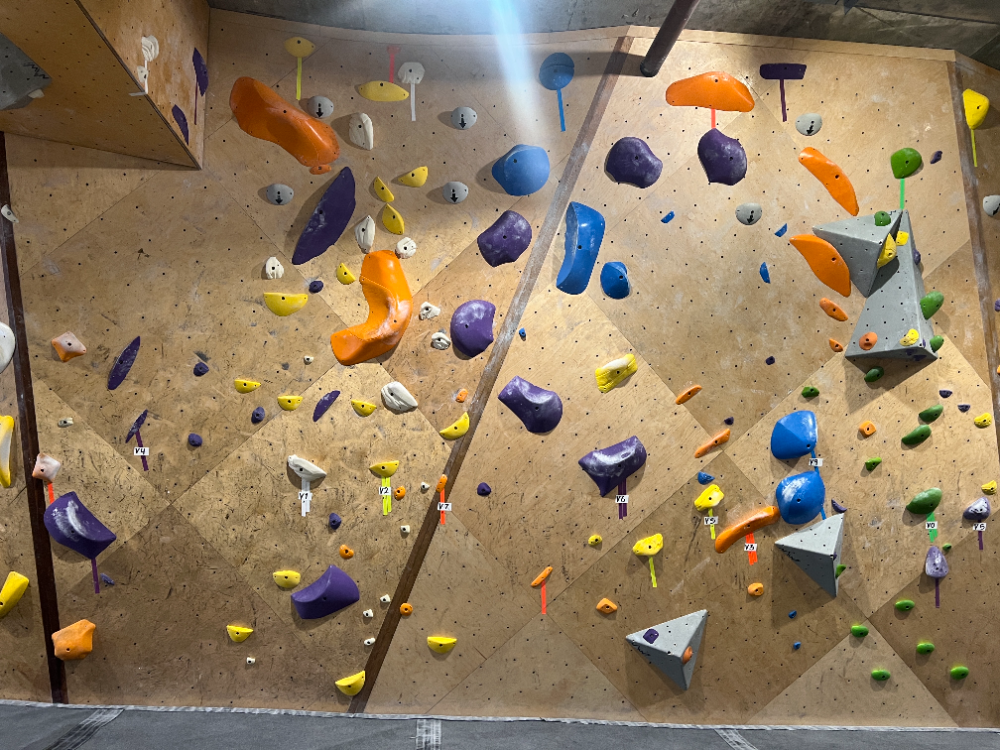
#> input picture computer_vision/climbing_wall.jpg, 1000 x 750 px
$ python -i claude-cv.py   (imports and definitions only)
#> lines starting #> are read from the running program, lines starting #| are printed output that depends on the picture; after the words box and inside, x2 and y2 are one past the last pixel; in counts of white or black regions, pixels touching at a corner belong together
#> further down, picture is the input picture: shape (750, 1000, 3); mean B, G, R 97.5, 124.3, 144.3
import cv2
import numpy as np
import matplotlib.pyplot as plt
import os
from datetime import datetime
import time
from picamera2 import Picamera2
import threading
import queue

class ClimbingHoldDetector:
    def __init__(self):
        """Initialize the climbing hold detector with default parameters"""
        # Default parameters
        self.sensitivity = 25
        self.min_area = 200
        self.max_points_per_hold = 1
        self.output_dir = "results"
        self.num_frames_to_average = 5  # Default number of frames to average
        self.capture_delay = 0.5  # Delay between captures in seconds

        # Color ranges
        self.color_ranges = {}
        self._initialize_color_ranges()

        # Ensure output directory exists
        if not os.path.exists(self.output_dir):
            os.makedirs(self.output_dir)

        # Initialize Pi Camera
        self.picam = None

    def _initialize_color_ranges(self):
        """Initialize color range dictionary with default values"""
        # Base color ranges - will be adjusted by sensitivity later
        self.color_ranges = {
            'red': (np.array([0, 120, 70]), np.array([10, 255, 255])),  # Lower red range
            'red2': (np.array([170, 120, 70]), np.array([180, 255, 255])),  # Upper red range
            'blue': (np.array([100, 100, 50]), np.array([130, 255, 255])),
            'green': (np.array([35, 40, 30]), np.array([90, 255, 255])),
            'yellow': (np.array([20, 100, 100]), np.array([35, 255, 255])),
            'orange': (np.array([10, 100, 100]), np.array([25, 255, 255])),
            'purple': (np.array([125, 40, 40]), np.array([165, 255, 255])),
            'black': (np.array([0, 0, 0]), np.array([180, 70, 40])),
            'white': (np.array([0, 0, 180]), np.array([180, 40, 255]))
        }

    def _adjust_color_ranges(self):
        """Adjust color ranges based on current sensitivity"""
        # Copy base ranges
        adjusted_ranges = {}

        for color, (lower, upper) in self.color_ranges.items():
            if color == 'red':
                # Lower red range
                new_lower = np.array([
                    max(0, lower[0]),
                    max(0, lower[1]),
                    max(0, lower[2])
                ])
                new_upper = np.array([
                    min(180, upper[0] + self.sensitivity//5),
                    min(255, upper[1]),
                    min(255, upper[2])
                ])
                adjusted_ranges[color] = (new_lower, new_upper)
            elif color == 'red2':
                # Upper red range
                new_lower = np.array([
                    max(0, lower[0] - self.sensitivity//5),
                    max(0, lower[1]),
                    max(0, lower[2])
                ])
                new_upper = np.array([
                    min(180, upper[0]),
                    min(255, upper[1]),
                    min(255, upper[2])
                ])
                adjusted_ranges[color] = (new_lower, new_upper)
            elif color == 'black':
                new_lower = np.array([
                    lower[0],
                    lower[1],
                    lower[2]
                ])
                new_upper = np.array([
                    upper[0],
                    min(255, upper[1] + self.sensitivity//2),
                    min(255, upper[2] + self.sensitivity//2)
                ])
                adjusted_ranges[color] = (new_lower, new_upper)
            elif color == 'white':
                new_lower = np.array([
                    lower[0],
                    lower[1],
                    max(0, lower[2] - self.sensitivity*2)
                ])
                new_upper = np.array([
                    upper[0],
                    min(255, upper[1] + self.sensitivity//2),
                    upper[2]
                ])
                adjusted_ranges[color] = (new_lower, new_upper)
            else:
                # Standard adjustment for other colors
                new_lower = np.array([
                    max(0, lower[0] - self.sensitivity//5),
                    max(0, lower[1] - self.sensitivity//3),
                    max(0, lower[2] - self.sensitivity//3)
                ])
                new_upper = np.array([
                    min(180, upper[0] + self.sensitivity//5),
                    min(255, upper[1]),
                    min(255, upper[2])
                ])
                adjusted_ranges[color] = (new_lower, new_upper)

        return adjusted_ranges

    # [76 lines left out: functions initialize_camera, release_camera, capture_and_average, capture_parallel, capture_and_average_threaded, not called in this run]

    def detect_and_classify_holds(self, image, target_color='red'):
        """
        Detect climbing holds of a specified color and classify them

        Args:
            image: Input image (numpy array)
            target_color (str): Color to detect (red, blue, green, yellow, etc.)

        Returns:
            tuple: (holds_info, grid_map, masked_image, result_image, cropped_region)
        """
#> called with target_color = 'red'
        # Apply bilateral filter to reduce noise while preserving edges
        image = cv2.bilateralFilter(image, 9, 75, 75)

        # Convert image to HSV
        hsv = cv2.cvtColor(image, cv2.COLOR_BGR2HSV)
#> hsv: shape (750, 1000, 3); mean H, S, V 30.7, 96.4, 148.7

        # Get adjusted color ranges
        color_ranges = self._adjust_color_ranges()

        # Handle special case for red (which wraps around the hue spectrum)
        if target_color == 'red':
            lower_bound1, upper_bound1 = color_ranges['red']
            lower_bound2, upper_bound2 = color_ranges['red2']

            mask1 = cv2.inRange(hsv, lower_bound1, upper_bound1)
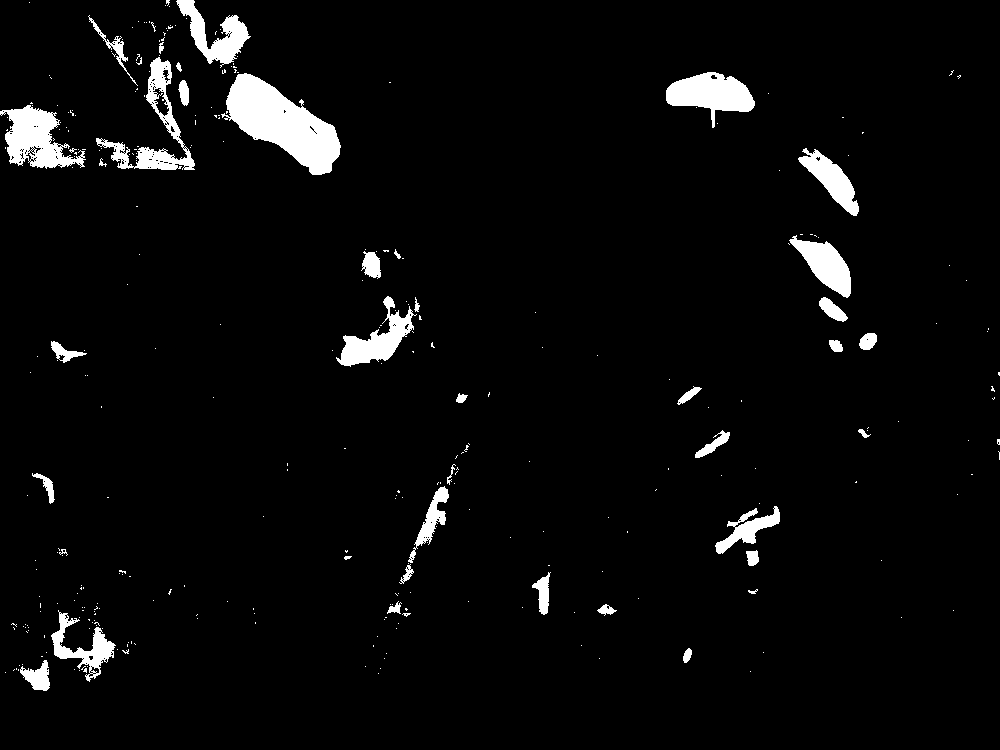
#> mask1: shape (750, 1000); 4% white; 323 white regions (284 under 20 px), largest, box (x1, y1, x2, y2) and area: (221, 73, 341, 175) 5930, (0, 105, 86, 169) 2841, (666, 72, 755, 128) 2625
            mask2 = cv2.inRange(hsv, lower_bound2, upper_bound2)
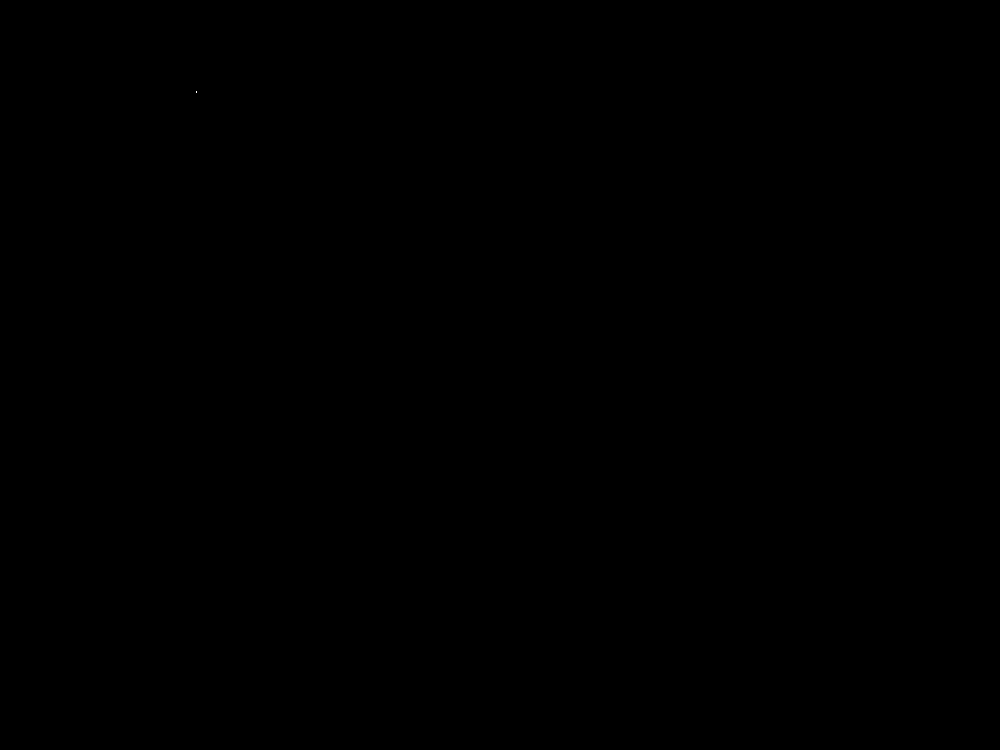
#> mask2: shape (750, 1000); 0% white in thin lines or dots, all inside (x1, y1, x2, y2) = (196, 91, 197, 93)
            mask = cv2.bitwise_or(mask1, mask2)
        elif target_color in color_ranges:
            lower_bound, upper_bound = color_ranges[target_color]
            mask = cv2.inRange(hsv, lower_bound, upper_bound)
        else:
            # Try YCrCb color space for difficult colors
            if target_color in ['white', 'black', 'gray']:
                ycrcb = cv2.cvtColor(image, cv2.COLOR_BGR2YCrCb)

                if target_color == 'white':
                    y_lower = 200 - self.sensitivity
                    mask = cv2.inRange(ycrcb, (y_lower, 0, 0), (255, 255, 255))
                elif target_color == 'black':
                    y_upper = 50 + self.sensitivity//2
                    mask = cv2.inRange(ycrcb, (0, 0, 0), (y_upper, 255, 255))
                else:  # gray
                    y_lower = 70 - self.sensitivity//2
                    y_upper = 180 + self.sensitivity//2
                    mask = cv2.inRange(ycrcb, (y_lower, 120, 120), (y_upper, 140, 140))
            else:
                raise ValueError(f"Unsupported color: {target_color}. Available colors: {list(color_ranges.keys())}")

        # Apply adaptive morphological operations based on image size
        kernel_size = max(3, min(7, image.shape[1] // 300))
        kernel = np.ones((kernel_size, kernel_size), np.uint8)

        # Opening (erosion followed by dilation) to remove small noise
        mask = cv2.morphologyEx(mask, cv2.MORPH_OPEN, kernel)
#> mask: shape (750, 1000); 3.6% white; 66 white regions (19 under 20 px), largest, box (x1, y1, x2, y2) and area: (226, 73, 341, 175) 5871, (666, 72, 755, 127) 2620, (5, 105, 83, 168) 2495

        # Closing (dilation followed by erosion) to close small holes
        mask = cv2.morphologyEx(mask, cv2.MORPH_CLOSE, kernel)
#> mask: shape (750, 1000); 3.7% white; 52 white regions (13 under 20 px)

        # Apply mask to get only the target color
        masked_image = cv2.bitwise_and(image, image, mask=mask)
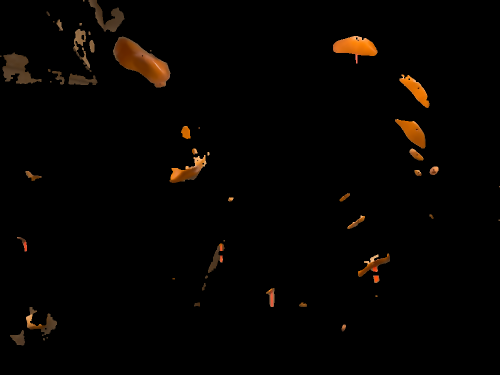
#> masked_image: shape (750, 1000, 3) (shown at 1/2 size); mean of channels 0, 1, 2 1.2, 3.1, 5.3; drawn as B, G, R

        # Find contours of holds
        contours, _ = cv2.findContours(mask, cv2.RETR_EXTERNAL, cv2.CHAIN_APPROX_SIMPLE)
#> contours = 52 contours, 18 with area under 20; largest, box (x1, y1, x2, y2) and area: (226, 73, 341, 175) 5740, (666, 72, 755, 127) 2518, (5, 105, 83, 168) 2402, (339, 310, 413, 366) 1750, (790, 238, 851, 297) 1711

        # Create a copy for visualization
        result_image = image.copy()

        # Filter contours by minimum area
        valid_contours = [cnt for cnt in contours if cv2.contourArea(cnt) >= self.min_area]
#> valid_contours = 20 contours; largest, box (x1, y1, x2, y2) and area: (226, 73, 341, 175) 5740, (666, 72, 755, 127) 2518, (5, 105, 83, 168) 2402, (339, 310, 413, 366) 1750, (790, 238, 851, 297) 1711

        # If no valid contours found
        if not valid_contours:
            print(f"No valid holds detected with current settings.")
            cropped_region = (0, 0, image.shape[1], image.shape[0])  # Full image
            holds_info = []
            grid_map = np.zeros((40, 26), dtype=np.int32)
            return holds_info, grid_map, masked_image, result_image, cropped_region

        # Find bounding region of all detected holds for cropping
        all_points = np.vstack([cnt for cnt in valid_contours])
#> all_points = contour of 1621 points, box (x1, y1, x2, y2) (5, 0, 877, 691), area 242723
        x, y, w, h = cv2.boundingRect(all_points)
#> x = 5; y = 0; w = 872; h = 691

        # Add padding around the holds region (10% padding)
        padding_x = int(w * 0.1)
#> padding_x = 87
        padding_y = int(h * 0.1)
#> padding_y = 69

        # Ensure we don't go out of bounds
        crop_x = max(0, x - padding_x)
#> crop_x = 0
        crop_y = max(0, y - padding_y)
#> crop_y = 0
        crop_w = min(image.shape[1] - crop_x, w + padding_x * 2)
#> crop_w = 1000
        crop_h = min(image.shape[0] - crop_y, h + padding_y * 2)
#> crop_h = 750

        # Define the crop region
        cropped_region = (crop_x, crop_y, crop_w, crop_h)
#> cropped_region = (0, 0, 1000, 750)

        # Create a 26x40 grid map (VERTICAL orientation) for the cropped region
        grid_map = np.zeros((40, 26), dtype=np.int32)

        # Calculate cell dimensions based on the cropped region
        cell_width = crop_w / 26
#> cell_width = 38.46
        cell_height = crop_h / 40
#> cell_height = 18.75

        # Process each contour (potential hold)
        holds_info = []
        for cnt in valid_contours:
            area = cv2.contourArea(cnt)

            # Get bounding rectangle
            x_cnt, y_cnt, w_cnt, h_cnt = cv2.boundingRect(cnt)

            # Calculate relative position within the cropped region
            rel_x = x_cnt - crop_x
            rel_y = y_cnt - crop_y

            # Calculate center point
            center_x, center_y = x_cnt + w_cnt//2, y_cnt + h_cnt//2
            rel_center_x, rel_center_y = center_x - crop_x, center_y - crop_y

            # Map center to grid coordinates (with vertical orientation)
            grid_x = max(0, min(25, int(rel_center_x / cell_width)))
            grid_y = max(0, min(39, int(rel_center_y / cell_height)))

            # Check if hold is within the cropped region
            if 0 <= rel_x < crop_w and 0 <= rel_y < crop_h:
                # Mark just the center point or a limited number of points
                if self.max_points_per_hold == 1:
                    # Mark just the center point on the grid
                    grid_map[grid_y, grid_x] = 1
                else:
                    # Mark limited number of points per hold
                    points_marked = 0
                    for gx in range(max(0, grid_x-1), min(26, grid_x+2)):
                        for gy in range(max(0, grid_y-1), min(40, grid_y+2)):
                            # Only mark if within max_points_per_hold limit and prioritize center
                            if points_marked < self.max_points_per_hold:
                                dist = (gx - grid_x)**2 + (gy - grid_y)**2  # Distance from center
                                if dist == 0 or points_marked < self.max_points_per_hold - 1:
                                    grid_map[gy, gx] = 1
                                    points_marked += 1

                # Classify hold
                hold_type = self.classify_hold(cnt)

                # Store hold information
                holds_info.append({
                    "type": hold_type,
                    "position": (center_x, center_y),
                    "relative_position": (rel_center_x, rel_center_y),
                    "grid_position": (grid_x, grid_y),
                    "dimensions": (w_cnt, h_cnt),
                    "area": area
                })

                # Draw bounding box and label on result image
                cv2.rectangle(result_image, (x_cnt, y_cnt), (x_cnt+w_cnt, y_cnt+h_cnt), (0, 255, 0), 2)
                cv2.putText(result_image, hold_type, (x_cnt, y_cnt - 10),
                            cv2.FONT_HERSHEY_SIMPLEX, 0.5, (255, 255, 255), 2)

                # Draw the grid position on the result image
                cv2.circle(result_image, (center_x, center_y), 3, (0, 255, 255), -1)
                cv2.putText(result_image, f"({grid_x},{grid_y})", (center_x + 5, center_y),
                            cv2.FONT_HERSHEY_SIMPLEX, 0.4, (0, 255, 255), 1)
#> this loop made 20 passes
#> (x_cnt, y_cnt, w_cnt, h_cnt, rel_x, rel_y, center_x) on passes 2, 14, 19: (52, 614, 62, 58, 52, 614, 83), (137, 147, 58, 23, 137, 147, 166), (146, 58, 37, 86, 146, 58, 164)
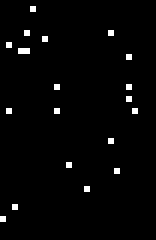
#> grid_map: shape (40, 26) int32 (shown 6 times larger); values 0 (black) and 1 (white), 1.9% white in thin lines or dots, all inside (x1, y1, x2, y2) = (0, 1, 23, 37)
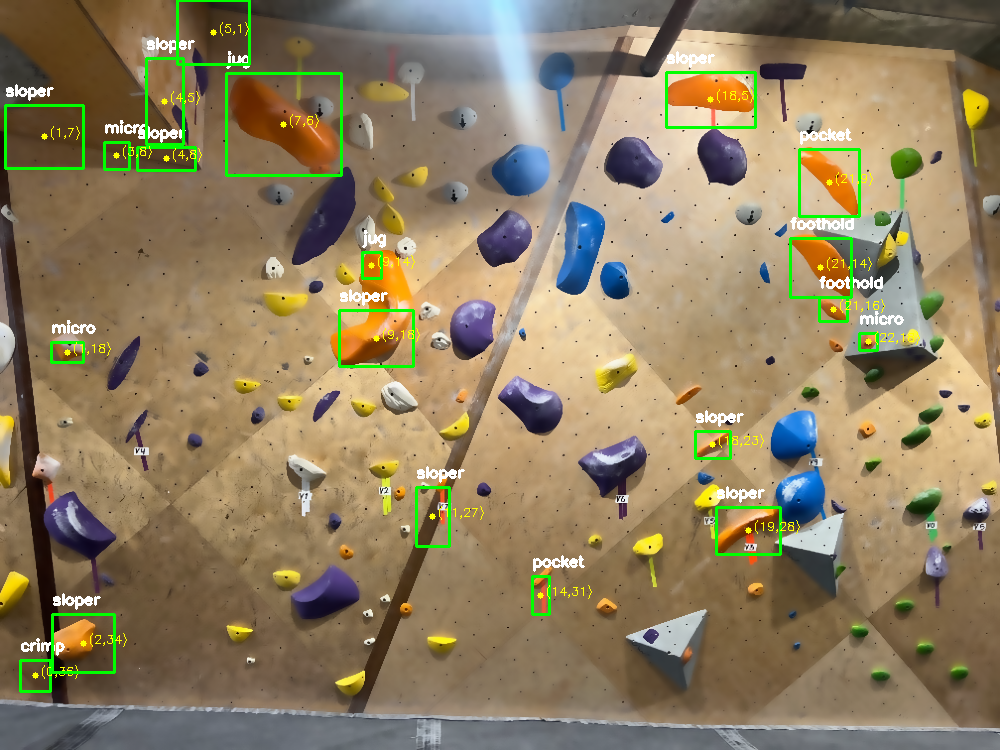
#> result_image: shape (750, 1000, 3); mean of channels 0, 1, 2 97.4, 128, 143.4; drawn as B, G, R
#> after the loop, holds_info = 20 items

        # Draw the cropping rectangle on the result image
        cv2.rectangle(result_image, (crop_x, crop_y), (crop_x+crop_w, crop_y+crop_h), (0, 0, 255), 2)
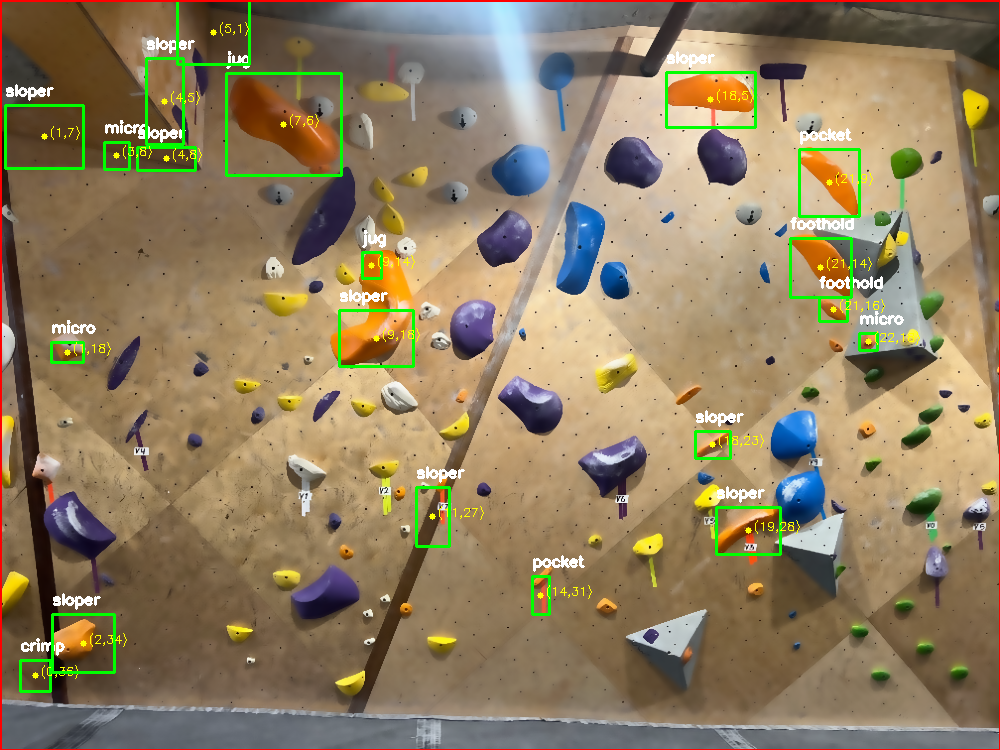
#> result_image: shape (750, 1000, 3); 0.7% of pixels changed, all inside (x1, y1, x2, y2) = (0, 0, 1000, 750); drawn as B, G, R

        return holds_info, grid_map, masked_image, result_image, cropped_region

    def classify_hold(self, cnt):
        """
        Classify hold based on shape features with adjustment for smaller holds

        Args:
            cnt: Contour of the potential hold

        Returns:
            str: Hold type classification
        """
        # Calculate shape features
        area = cv2.contourArea(cnt)
        perimeter = cv2.arcLength(cnt, True)

        # Aspect ratio (width/height)
        x, y, w, h = cv2.boundingRect(cnt)
        aspect_ratio = w / float(h) if h != 0 else 0

        # Circularity (4*pi*area/perimeter^2)
        circularity = (4 * np.pi * area) / (perimeter * perimeter) if perimeter != 0 else 0

        # Convexity (higher = smoother)
        hull = cv2.convexHull(cnt)
        hull_area = cv2.contourArea(hull)
        convexity = area / hull_area if hull_area != 0 else 0

        # Approximate polygon
        epsilon = 0.02 * perimeter
        approx = cv2.approxPolyDP(cnt, epsilon, True)

        # Solidity (ratio of contour area to its convex hull area)
        solidity = float(area) / hull_area if hull_area != 0 else 0

        # Additional feature: Hu Moments for shape recognition
        moments = cv2.moments(cnt)
        hu_moments = cv2.HuMoments(moments) if moments['m00'] != 0 else np.zeros(7)

        # Adjusted area thresholds for smaller holds
        micro_threshold = 500 * 0.5  # area_adjustment_factor = 0.5
        jug_threshold = 5000 * 0.5

        # Extended classification based on multiple features and Hu moments
        if area < micro_threshold:
            return "micro"
        elif area > jug_threshold and convexity > 0.85:
            return "jug"
        elif aspect_ratio > 1.5 and solidity > 0.8:
            return "rail"
        elif circularity > 0.75 and convexity > 0.85:
            return "pinch"
        elif len(approx) > 6 and solidity < 0.85:
            return "sloper"
        elif aspect_ratio < 1.3 and convexity < 0.8:
            return "crimp"
        elif 0.7 < convexity < 0.9 and 0.65 < solidity < 0.9:
            return "pocket"
        # Use Hu moments for additional classification
        elif abs(hu_moments[0][0]) < 0.2 and circularity > 0.6:
            return "jug"
        elif abs(hu_moments[0][0]) > 0.3 and aspect_ratio > 1.2:
            return "rail"
        else:
            return "foothold"

    # [556 lines left out: functions calibrate_color, detect_with_calibrated_colors, save_results, run_interactive, _advanced_color_tuning, _auto_white_balance_adjustment and 2 more, not called in this run]

# [2 lines not run here, left out]

>>> import cv2
>>> picture = cv2.imread('climbing_wall.jpg')
>>> result = ClimbingHoldDetector().detect_and_classify_holds(picture)
#> result = 5 items
